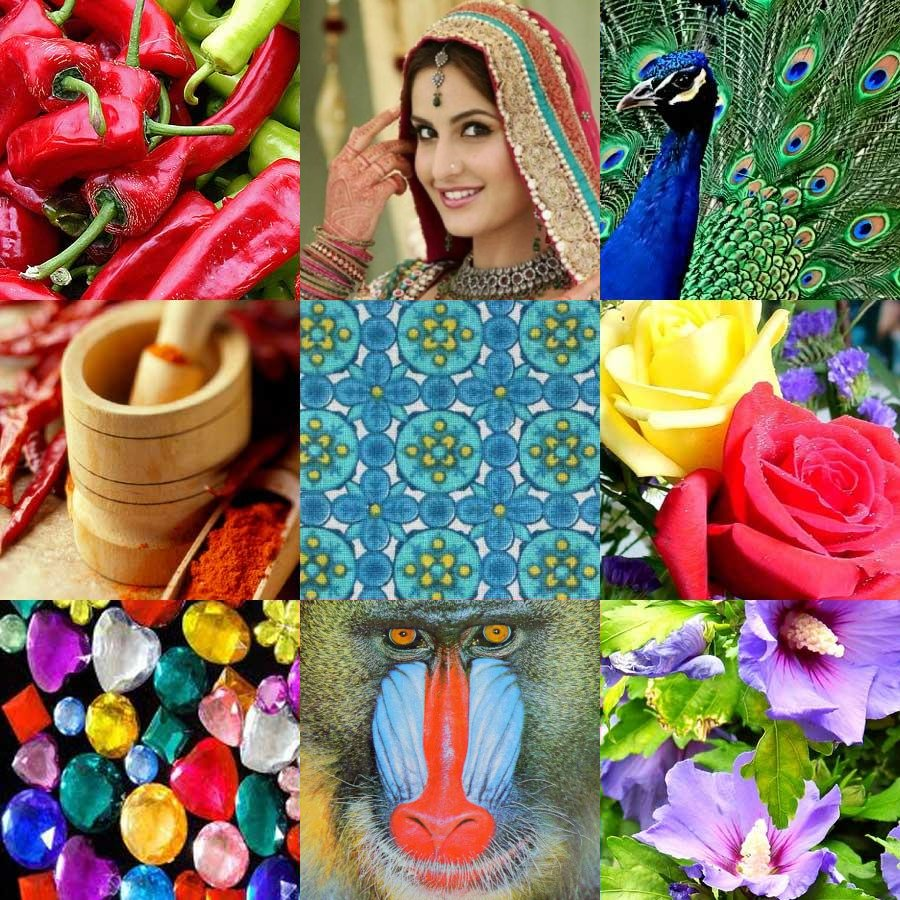
#> input picture src/lab/diff/SRIP/Codes/www.jpg, 900 x 900 px, found by its file name
$ python image_read_binary.py
#> lines starting #> are read from the running program, lines starting #| are printed output that depends on the picture; after the words box and inside, x2 and y2 are one past the last pixel; in counts of white or black regions, pixels touching at a corner belong together
import cv2
def main():
     img= cv2.imread(r"C:\Users\Akhil\srip\image-processing-iiith\src\lab\images\www.jpg",0)
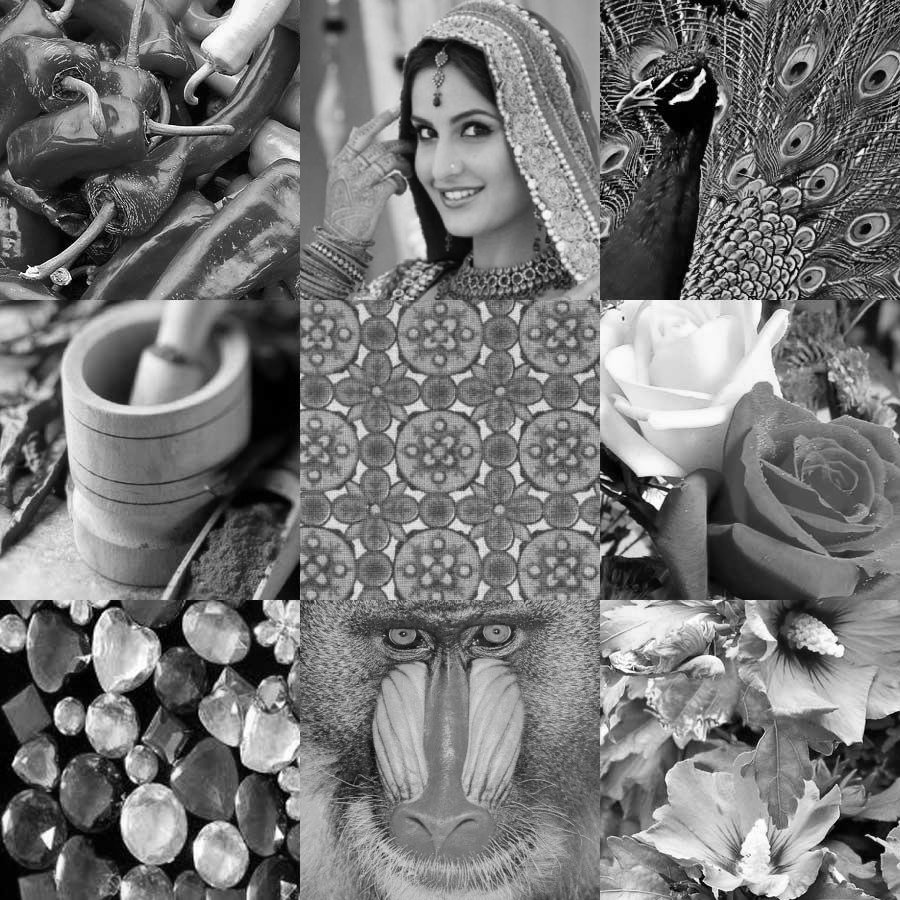
#> img: shape (900, 900); min 0, max 255, mean 117.9
     ret,gray=cv2.threshold(img,127,255,cv2.THRESH_BINARY)
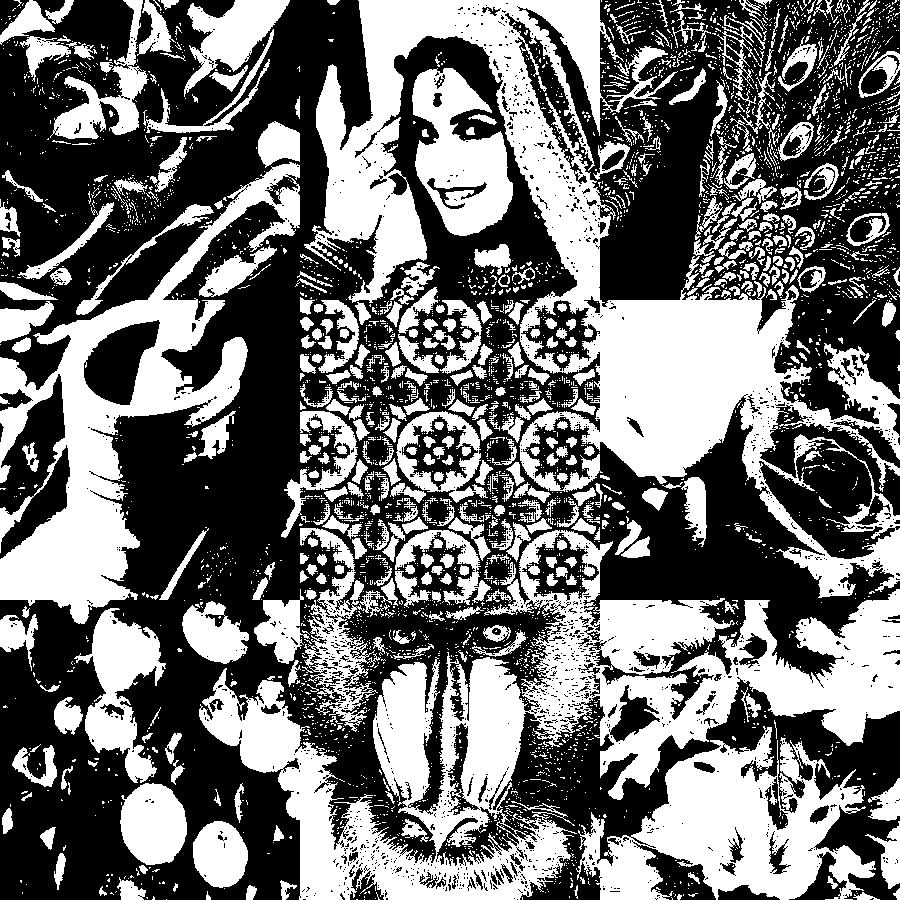
#> gray: shape (900, 900); 43.7% white; 3927 white regions (3378 under 20 px), largest, box (x1, y1, x2, y2) and area: (304, 0, 900, 598) 82662, (199, 530, 900, 900) 77671, (0, 162, 300, 624) 35451
     #cv2.imshow('Orginal image',img);
     cv2.imshow('Binary Image',gray);
     print(gray);
#> (printed output is left out)
     cv2.waitKey(0)
     cv2.destroyAllWindows()

if __name__ =="__main__":
       main()
